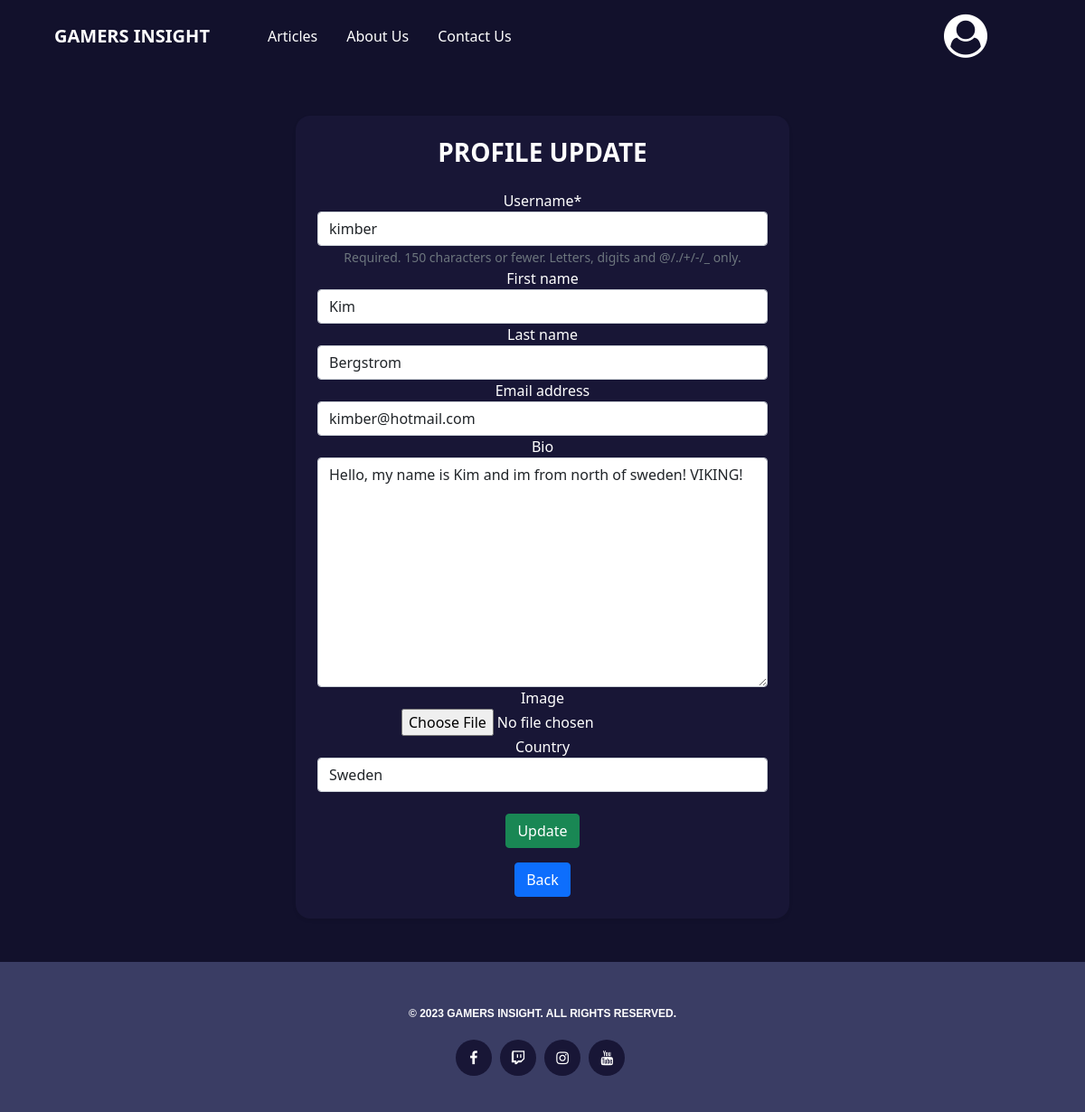
The app's page /profile_update/ (signed in), older data.
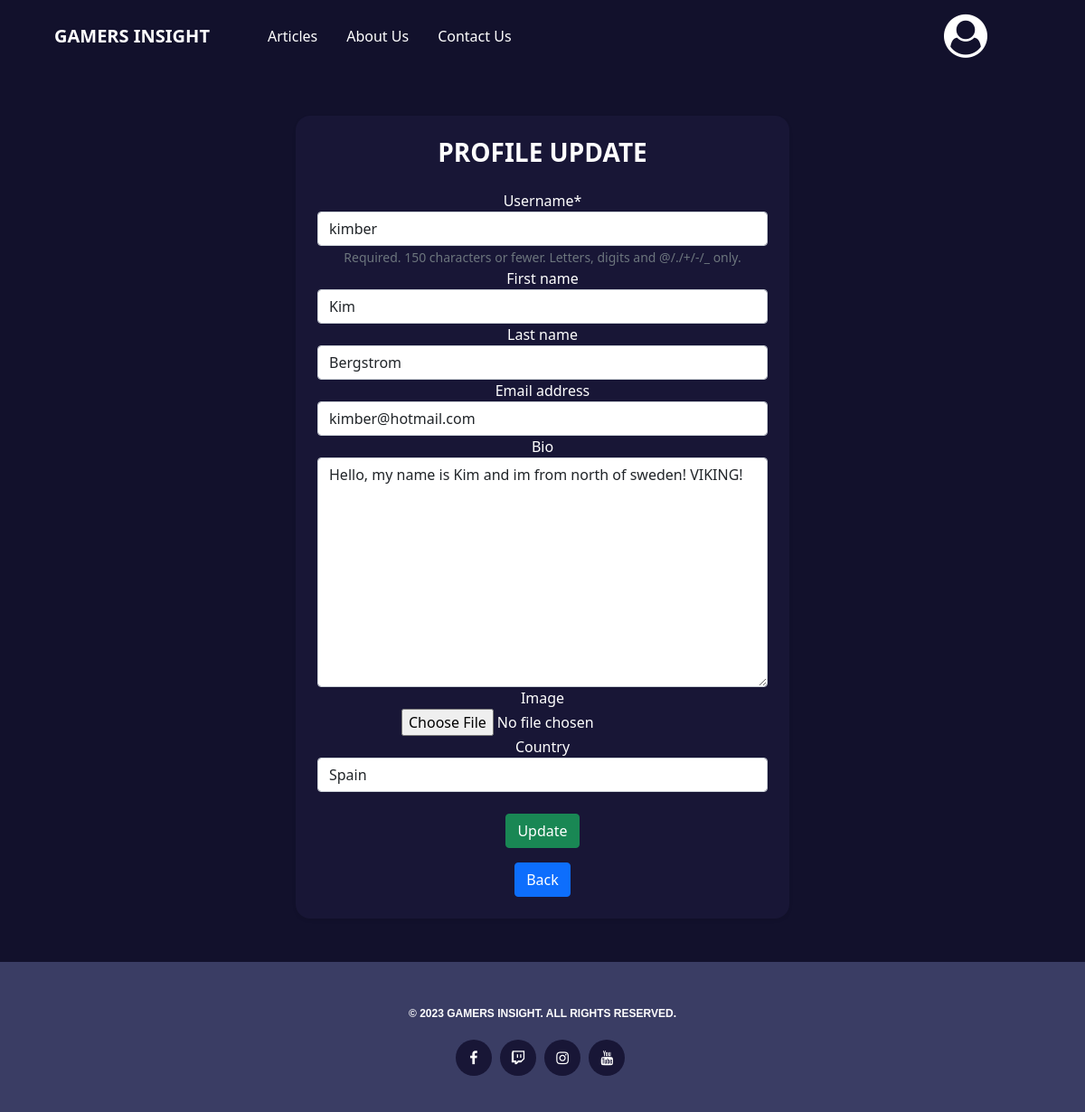
The same page, newer data.
### blog/models.py (models this page shows, shortened)
class UserProfile(models.Model):
    user = models.OneToOneField(User, on_delete=models.CASCADE)
    bio = models.TextField(max_length=500, blank=True)
    profile_picture = CloudinaryField('image', default='https://res.cloudinary.com/dpwnz6ieo/image/upload/v1694794787/illustration-user-avatar-icon_53876-5907_uvdvsz.avif', blank=True)
    country = models.CharField(max_length=200, default='Citizen of the Cyber world', blank=True)

### blog/views.py (the view, shortened to what this page needs)
# urls.py: path('profile_update/', views.ProfileUpdateView.as_view(), name='profile_update'),
class ProfileUpdateView(LoginRequiredMixin, SuccessMessageMixin,
                        UserPassesTestMixin, TemplateView):
    model = UserProfile
    user_form = UserForm
    profile_form = ProfileForm
    success_message = "Profile have been updated"
    template_name = 'profile_update.html'
    def test_func(self):
        return self.request.user == self.request.user
    def get(self, request, *args, **kwargs):
        user_form = UserForm(instance=request.user)
        profile, created = UserProfile.objects.get_or_create(user=request.user)
        profile_form = ProfileForm(instance=profile)
        context = self.get_context_data(
            user_form=user_form,
            profile_form=profile_form
        )
        return self.render_to_response(context)

### blog/forms.py
class UserForm(forms.ModelForm):
    class Meta:
        model = User
        fields = [
            'username',
            'first_name',
            'last_name',
            'email',
        ]

class ProfileForm(forms.ModelForm):
    class Meta:
        model = UserProfile
        fields = [
            'bio',
            'profile_picture',
            'country',
        ]
        widgets = {
            'profile_picture': forms.FileInput(),  # forms.FileInput for custom rendering, removing current url link displayed
        }

### templates/profile_update.html (shortened to what this page needs)
{% extends 'base.html' %}
{% load crispy_forms_tags %}
{% block content %}
<section>
  <div class="container py-5">
    <div class="row justify-content-center align-items-center">
      <div class="col-12 col-md-8 col-lg-6">
        <div class="card bg-clr-dom-light text-white shadow-sm" style="border-radius: 1rem;">
          <div class="card-body p-4 text-center">
            <h3 class="fw-bold mb-4 text-uppercase">Profile Update</h3>
            <form class="text-white" method="POST" enctype="multipart/form-data">
              {{ user_form | crispy }}
              {{ profile_form | crispy }}
              <button type="submit" class="btn btn-success btn-block mt-4">Update</button>
            </form>
            <div class="mt-3">
              <a class="btn btn-primary" href="{% url 'profile' %}">Back</a>
            </div>
          </div>
        </div>
      </div>
    </div>
  </div>
</section>
{% endblock %}

Row changes from the older to the newer data that the page shows:
changed UserProfile "Hello, my name is Kim and im from north of sweden! VIKING!": country "Sweden" → "Spain"
